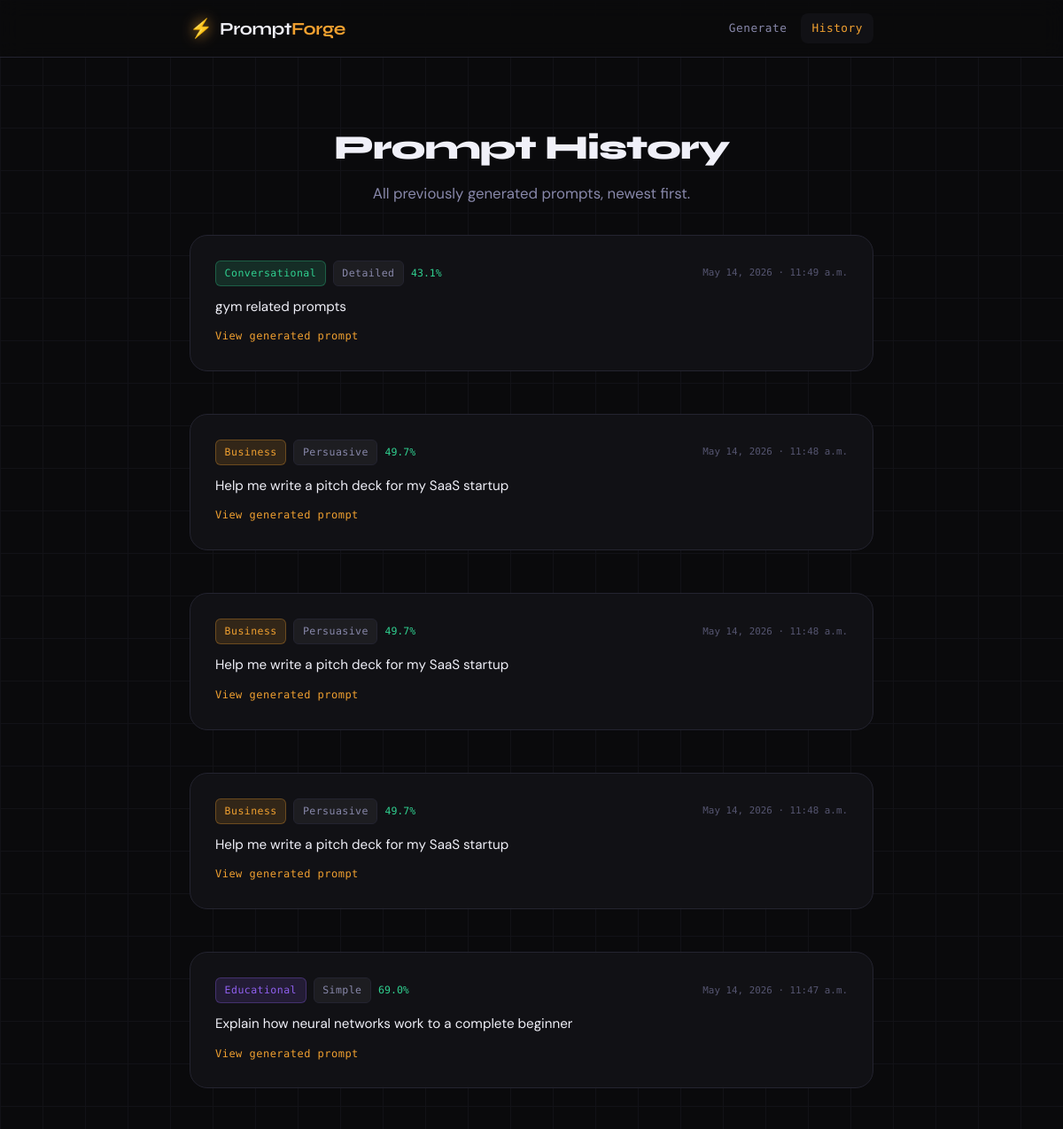
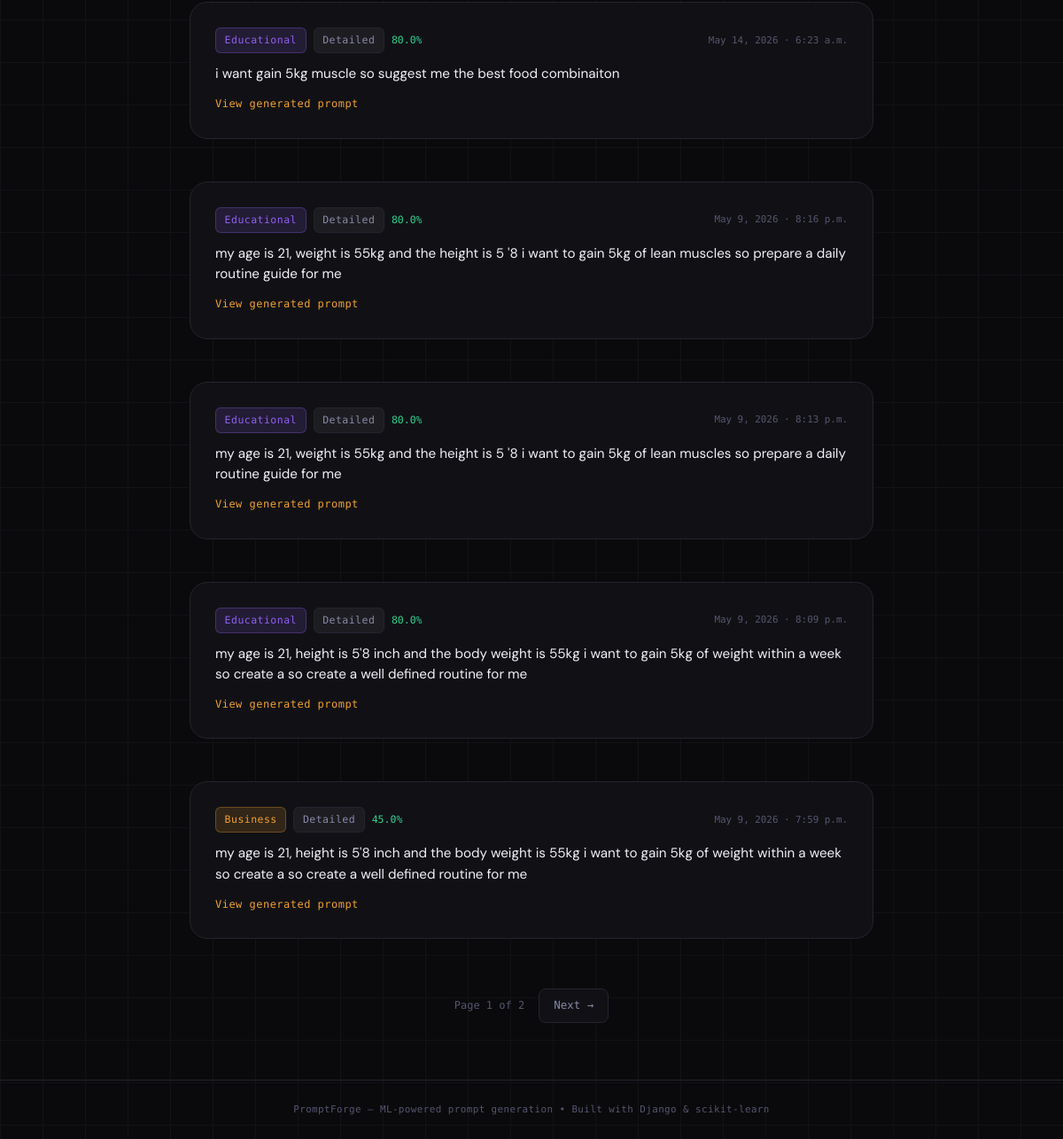
The page /history/ on the database its author committed (2 pictures, top to bottom).
### generator/models.py (models this page shows, shortened)
class UserInput(models.Model):
    input_text  = models.TextField(
        verbose_name="User Input",
        help_text="The raw text entered by the user.",
    )
    category    = models.CharField(
        max_length=20,
        choices=CATEGORY_CHOICES,
        verbose_name="Detected Category",
    )
    timestamp   = models.DateTimeField(auto_now_add=True, verbose_name="Submitted At")
    class Meta:
        ordering         = ['-timestamp']
        verbose_name     = 'User Input'
        verbose_name_plural = 'User Inputs'

class GeneratedPrompt(models.Model):
    input_reference  = models.OneToOneField(
        UserInput,
        on_delete=models.CASCADE,
        related_name='generated_prompt',
        verbose_name="Source Input",
    )
    prompt_text      = models.TextField(verbose_name="Generated Prompt")
    tone             = models.CharField(
        max_length=20,
        choices=TONE_CHOICES,
        verbose_name="Detected Tone",
    )
    confidence_score = models.FloatField(
        verbose_name="Confidence Score",
        help_text="Classifier confidence (0–1).",
        validators=[MinValueValidator(0.0), MaxValueValidator(1.0)],
    )
    timestamp        = models.DateTimeField(auto_now_add=True, verbose_name="Generated At")
    class Meta:
        ordering         = ['-timestamp']
        verbose_name     = 'Generated Prompt'
        verbose_name_plural = 'Generated Prompts'
    @property
    def confidence_pct(self):
        return f"{self.confidence_score:.1%}"

### generator/views.py (the view)
# urls.py: path('history/', views.history, name='history'),
def history(request):
    inputs_qs  = UserInput.objects.select_related('generated_prompt').all()
    paginator  = Paginator(inputs_qs, 10)   # 10 items per page
    page_num   = request.GET.get('page', 1)
    page_obj   = paginator.get_page(page_num)
    return render(request, 'generator/history.html', {
        'page_obj': page_obj,
    })

### generator/templates/generator/history.html (shortened to what this page needs)
{% extends "generator/base.html" %}
{% load static %}
{% block nav_history %}active{% endblock %}
{% block content %}
<section class="hero hero--compact">
  <h1 class="hero-title hero-title--sm">Prompt History</h1>
  <p class="hero-sub">All previously generated prompts, newest first.</p>
</section>
<section class="history-section">
  {% if page_obj.object_list %}
    <div class="history-list">
      {% for user_input in page_obj %}
      <div class="history-item card">
        <div class="history-meta">
          <span class="badge badge--{{ user_input.category }}">{{ user_input.category|title }}</span>
          {% if user_input.generated_prompt %}
          <span class="badge badge--tone">{{ user_input.generated_prompt.tone|title }}</span>
          <span class="history-conf">{{ user_input.generated_prompt.confidence_pct }}</span>
          {% endif %}
          <span class="history-date">{{ user_input.timestamp|date:"M j, Y · g:i a" }}</span>
        </div>
        <p class="history-input">{{ user_input.input_text }}</p>
        {% if user_input.generated_prompt %}
        <details class="history-prompt-detail">
          <summary>View generated prompt</summary>
        </details>
        {% endif %}
      </div>
      {% endfor %}
    </div>
    <div class="pagination">
      <span class="page-info">Page {{ page_obj.number }} of {{ page_obj.paginator.num_pages }}</span>
      {% if page_obj.has_next %}
        <a href="?page={{ page_obj.next_page_number }}" class="page-btn">Next →</a>
      {% endif %}
    </div>
  {% endif %}
</section>
{% endblock %}

### generator/templates/generator/base.html (shortened to what this page needs)
<!DOCTYPE html>
<html lang="en">
<head>
  {% load static %}
  <link rel="stylesheet" href="{% static 'generator/css/style.css' %}" />
</head>
<body>
  <header class="site-header">
    <div class="header-inner">
      <a href="{% url 'generator:index' %}" class="logo">
        <span class="logo-icon">⚡</span>
        <span class="logo-text">Prompt<strong>Forge</strong></span>
      </a>
      <nav class="site-nav">
        <a href="{% url 'generator:index' %}" class="nav-link {% block nav_home %}{% endblock %}">Generate</a>
        <a href="{% url 'generator:history' %}" class="nav-link {% block nav_history %}{% endblock %}">History</a>
      </nav>
    </div>
  </header>
  <main class="main-content">
    {% block content %}{% endblock %}
  </main>
  <footer class="site-footer">
    <p>PromptForge &mdash; ML-powered prompt generation &bull; Built with Django &amp; scikit-learn</p>
  </footer>
  {% load static %}
</body>
</html>

### rows shown on the page
UserInput: category "Conversational", generated_prompt.tone "Detailed", generated_prompt.confidence_pct "43.1%", timestamp "May 14, 2026 · 11:49 a.m.", input_text "gym related prompts"
UserInput: category "Business", generated_prompt.tone "Persuasive", generated_prompt.confidence_pct "49.7%", timestamp "May 14, 2026 · 11:48 a.m.", input_text "Help me write a pitch deck for my SaaS startup"
UserInput: category "Business", generated_prompt.tone "Persuasive", generated_prompt.confidence_pct "49.7%", timestamp "May 14, 2026 · 11:48 a.m.", input_text "Help me write a pitch deck for my SaaS startup"
UserInput: category "Business", generated_prompt.tone "Persuasive", generated_prompt.confidence_pct "49.7%", timestamp "May 14, 2026 · 11:48 a.m.", input_text "Help me write a pitch deck for my SaaS startup"
UserInput: category "Educational", generated_prompt.tone "Simple", generated_prompt.confidence_pct "69.0%", timestamp "May 14, 2026 · 11:47 a.m.", input_text "Explain how neural networks work to a complete beginner"
UserInput: category "Educational", generated_prompt.tone "Detailed", generated_prompt.confidence_pct "80.0%", timestamp "May 14, 2026 · 6:23 a.m.", input_text "i want gain 5kg muscle so suggest me the best food combinaiton"
UserInput: category "Educational", generated_prompt.tone "Detailed", generated_prompt.confidence_pct "80.0%", timestamp "May 9, 2026 · 8:16 p.m.", input_text "my age is 21, weight is 55kg and the height is 5 '8 i want to gain 5kg of lean muscles so prepare a daily routine guide for me"
UserInput: category "Educational", generated_prompt.tone "Detailed", generated_prompt.confidence_pct "80.0%", timestamp "May 9, 2026 · 8:13 p.m.", input_text "my age is 21, weight is 55kg and the height is 5 '8 i want to gain 5kg of lean muscles so prepare a daily routine guide for me"
UserInput: category "Educational", generated_prompt.tone "Detailed", generated_prompt.confidence_pct "80.0%", timestamp "May 9, 2026 · 8:09 p.m.", input_text "my age is 21, height is 5'8 inch and the body weight is 55kg i want to gain 5kg of weight within a week so create a so create a well defined routine for me"
UserInput: category "Business", generated_prompt.tone "Detailed", generated_prompt.confidence_pct "45.0%", timestamp "May 9, 2026 · 7:59 p.m.", input_text "my age is 21, height is 5'8 inch and the body weight is 55kg i want to gain 5kg of weight within a week so create a so create a well defined routine for me"

### other values the page prints
{{ page_obj.number }} "1"
{{ page_obj.paginator.num_pages }} "2"
